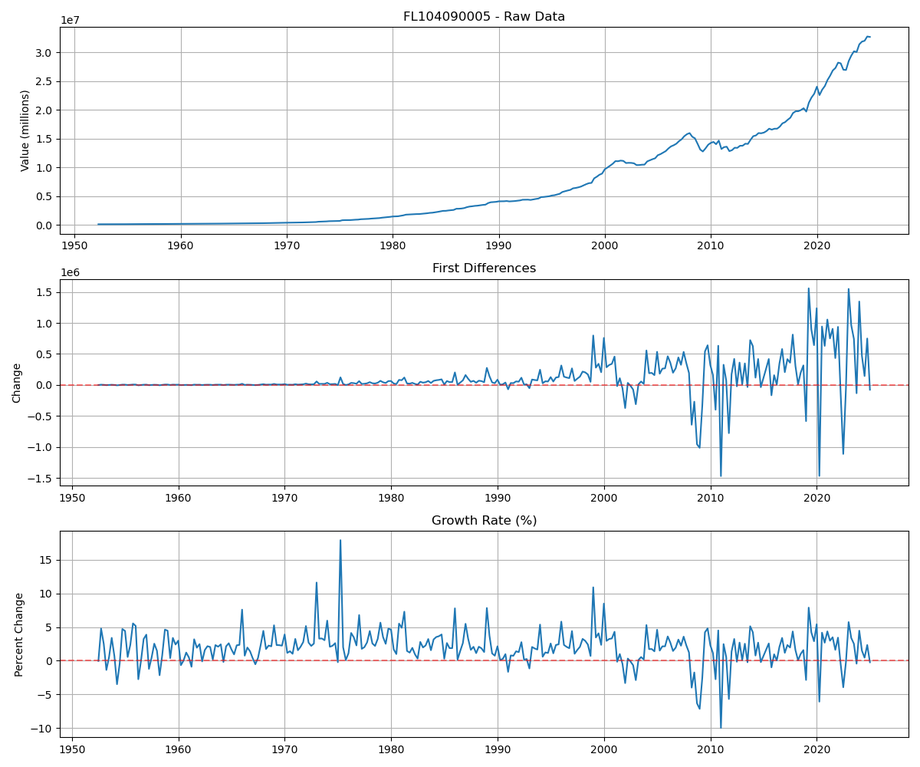
#> input picture temp/debug_raw_series.png, 920 x 767 px, shrunk from 1200 x 1000 before the run; its folder holds only this picture in this run
$ python -i unified_sfc_kalman.py   (imports and definitions only)
#> lines starting #> are read from the running program, lines starting #| are printed output that depends on the picture
# ==============================================================================
# FILE: src/models/unified_sfc_kalman.py
# ==============================================================================
"""
Unified SFC Kalman Filter with full stock-flow consistency.
Integrates Z1 data, FWTW bilateral positions, and enforces accounting identities.
"""

import numpy as np
import pandas as pd
import logging
from typing import Dict, Optional, Tuple, List, Set
from pathlib import Path

# Import the new SFC Kalman filter
from .sfc_kalman_filter import SFCKalmanFilter
from .sfc_projection import SFCProjection

# Import utilities
from src.network.fwtw_z1_mapper import FWTWtoZ1Mapper
from src.utils.network_discovery import NetworkDiscovery
from src.utils.formula_parser import FormulaParser

logger = logging.getLogger(__name__)


class UnifiedSFCKalmanFilter:
    """
    Production-ready SFC Kalman filter with full constraint enforcement.
    """

    def __init__(self, data: pd.DataFrame,
                 formulas: Dict = None,
                 fwtw_data: Optional[pd.DataFrame] = None,
                 sfc_config: Optional[Dict] = None,
                 **kwargs):
        """
        Initialize Unified SFC Kalman Filter.

        Parameters:
        -----------
        data : pd.DataFrame
            Z.1 time series data (stocks and flows)
        formulas : Dict
            Z.1 accounting formulas
        fwtw_data : pd.DataFrame
            FWTW bilateral position data
        sfc_config : Dict
            Configuration for SFC constraints
        **kwargs :
            Additional parameters for Kalman filter
        """

        self.original_data = data.copy()
        self.formulas = formulas or {}
        self.fwtw_raw = fwtw_data
        self.sfc_config = sfc_config or {}

        # Set default configuration
        self._set_default_config()

        # Process FWTW data
        self._process_fwtw_data()

        # Calculate bilateral flows from FWTW
        self._calculate_bilateral_flows()

        # Check data completeness
        self._check_data_completeness()

        # Initialize the SFC Kalman filter
        # Extract specific kwargs to avoid duplication
        filter_kwargs = kwargs.copy()
        filter_kwargs.pop('error_variance_ratio', None)  # Remove if exists
        filter_kwargs.pop('normalize_data', None)  # Remove if exists

        self.filter_model = SFCKalmanFilter(
            data=data,
            formulas=formulas,
            fwtw_data=self.fwtw_mapped,
            error_variance_ratio=kwargs.get('error_variance_ratio', 0.01),
            normalize_data=kwargs.get('normalize_data', True),
            enforce_sfc=self.sfc_config['enforce_sfc'],
            **filter_kwargs
        )

        # Add bilateral constraints to projection system
        if self.filter_model.projector and self.bilateral_flows is not None:
            self._add_bilateral_constraints()

        logger.info("Unified SFC Kalman Filter initialized successfully")

    def _set_default_config(self):
        """Set default configuration values."""
        defaults = {
            'enforce_sfc': True,
            'enforce_fwtw': True,
            'enforce_market_clearing': True,
            'fwtw_weight': 0.3,
            'market_clearing_weight': 0.1,
            'stock_flow_weight': 0.5,
            'bilateral_weight': 0.3,
            'require_fwtw_overlap': False,
            'min_overlap_fraction': 0.0,
            'include_all': True
        }

        for key, value in defaults.items():
            self.sfc_config.setdefault(key, value)

    def _process_fwtw_data(self):
        """Process and map FWTW data to Z1 series."""

        if self.fwtw_raw is None:
            self.fwtw_mapped = None
            self.fwtw_data = None
            return

        try:
            mapper = FWTWtoZ1Mapper()

            # Validate and standardize FWTW
            self.fwtw_data = mapper.validate_and_standardize_fwtw(self.fwtw_raw)

            # Map to Z1 series
            self.fwtw_mapped = mapper.map_to_z1_series(
                self.fwtw_data,
                set(self.original_data.columns),
                include_all=self.sfc_config['include_all']
            )

            if len(self.fwtw_mapped) == 0:
                logger.warning("No FWTW positions could be mapped to Z1 series")
            else:
                logger.info(f"Mapped {len(self.fwtw_mapped)} FWTW positions")

        except Exception as e:
            logger.error(f"Error processing FWTW data: {e}")
            self.fwtw_mapped = None
            self.fwtw_data = None

    def _calculate_bilateral_flows(self):
        """Calculate bilateral flows from FWTW stock changes."""

        if self.fwtw_mapped is None or len(self.fwtw_mapped) == 0:
            self.bilateral_flows = None
            return

        logger.info("Calculating bilateral flows from FWTW...")

        # Group by date and calculate flows
        dates = sorted(self.fwtw_mapped['date'].unique())

        if len(dates) < 2:
            logger.warning("Insufficient dates for flow calculation")
            self.bilateral_flows = None
            return

        flows = []

        for i in range(1, len(dates)):
            prev_date = dates[i-1]
            curr_date = dates[i]

            # Get positions
            prev_pos = self.fwtw_mapped[self.fwtw_mapped['date'] == prev_date]
            curr_pos = self.fwtw_mapped[self.fwtw_mapped['date'] == curr_date]

            # Create keys for matching
            prev_pos = prev_pos.copy()
            curr_pos = curr_pos.copy()

            prev_pos['key'] = (prev_pos['holder_code'].astype(str) + '_' +
                              prev_pos['issuer_code'].astype(str) + '_' +
                              prev_pos['instrument_code'].astype(str))

            curr_pos['key'] = (curr_pos['holder_code'].astype(str) + '_' +
                              curr_pos['issuer_code'].astype(str) + '_' +
                              curr_pos['instrument_code'].astype(str))

            # Merge and calculate flows
            merged = pd.merge(
                prev_pos[['key', 'level']],
                curr_pos[['key', 'level']],
                on='key',
                how='outer',
                suffixes=('_prev', '_curr')
            )

            merged['level_prev'] = merged['level_prev'].fillna(0)
            merged['level_curr'] = merged['level_curr'].fillna(0)
            merged['flow'] = merged['level_curr'] - merged['level_prev']
            merged['date'] = curr_date

            # Parse key back to components
            merged['holder_code'] = merged['key'].str.split('_').str[0]
            merged['issuer_code'] = merged['key'].str.split('_').str[1]
            merged['instrument_code'] = merged['key'].str.split('_').str[2]

            flows.append(merged[['date', 'holder_code', 'issuer_code',
                                'instrument_code', 'flow']])

        if flows:
            self.bilateral_flows = pd.concat(flows, ignore_index=True)
            logger.info(f"Calculated {len(self.bilateral_flows)} bilateral flows")

            # Summary statistics
            total_positive = (self.bilateral_flows['flow'] > 0).sum()
            total_negative = (self.bilateral_flows['flow'] < 0).sum()
            total_zero = (self.bilateral_flows['flow'] == 0).sum()

            logger.info(f"  Positive flows: {total_positive}")
            logger.info(f"  Negative flows: {total_negative}")
            logger.info(f"  Zero flows: {total_zero}")
        else:
            self.bilateral_flows = None

    def _check_data_completeness(self):
        """Check data completeness for SFC analysis."""

        # Count series by type
        n_stocks = len([s for s in self.original_data.columns
                       if s.startswith('FA') or s.startswith('FL')])
        n_flows = len([s for s in self.original_data.columns
                      if s.startswith('FU') or s.startswith('FR')])

        # Check stock-flow pairs
        stock_flow_pairs = []
        for series in self.original_data.columns:
            if series.startswith('FA'):
                flow = 'FU' + series[2:]
                if flow in self.original_data.columns:
                    stock_flow_pairs.append((series, flow))
            elif series.startswith('FL'):
                flow = 'FR' + series[2:]
                if flow in self.original_data.columns:
                    stock_flow_pairs.append((series, flow))

        # Check FWTW coverage
        fwtw_coverage = 0.0
        if self.fwtw_mapped is not None:
            # Count how many Z1 series have FWTW data
            fwtw_series = set()
            if 'asset_series' in self.fwtw_mapped.columns:
                fwtw_series.update(self.fwtw_mapped['asset_series'].dropna().unique())
            if 'liability_series' in self.fwtw_mapped.columns:
                fwtw_series.update(self.fwtw_mapped['liability_series'].dropna().unique())

            available_series = set(self.original_data.columns)
            matched = fwtw_series & available_series

            if len(available_series) > 0:
                fwtw_coverage = len(matched) / len(available_series)

        logger.info("Data completeness check:")
        logger.info(f"  Stock series: {n_stocks}")
        logger.info(f"  Flow series: {n_flows}")
        logger.info(f"  Stock-flow pairs: {len(stock_flow_pairs)}")
        logger.info(f"  FWTW coverage: {fwtw_coverage:.1%}")

        if len(stock_flow_pairs) == 0:
            logger.warning("No stock-flow pairs found - SFC constraints cannot be enforced")

        self.data_completeness = {
            'n_stocks': n_stocks,
            'n_flows': n_flows,
            'n_pairs': len(stock_flow_pairs),
            'fwtw_coverage': fwtw_coverage
        }

    # [103 lines left out: functions _add_bilateral_constraints, filter, _validate_results, not called in this run]

    def get_filtered_series(self, results) -> Dict[str, pd.DataFrame]:
        """Extract filtered and smoothed series from results."""
        return self.filter_model.get_filtered_series(results)

    def get_bilateral_flows(self) -> Optional[pd.DataFrame]:
        """Get calculated bilateral flows."""
        return self.bilateral_flows

    def get_data_completeness(self) -> Dict:
        """Get data completeness metrics."""
        return self.data_completeness

>>> import cv2
>>> picture = cv2.imread('../../temp/debug_raw_series.png', cv2.IMREAD_GRAYSCALE)
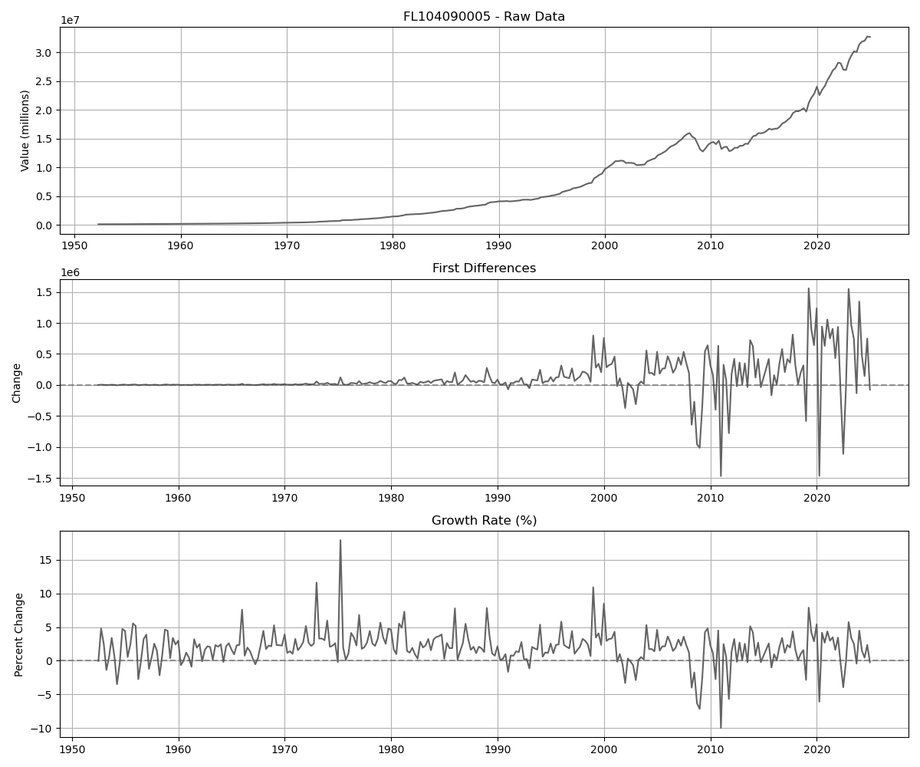
#> picture: shape (767, 920); min 0, max 255, mean 245.6
>>> result = UnifiedSFCKalmanFilter(picture).filter()
#> (the run stopped early here; a loop or call above may not have finished)

$ run again, on temp/adjusted_forecast.png
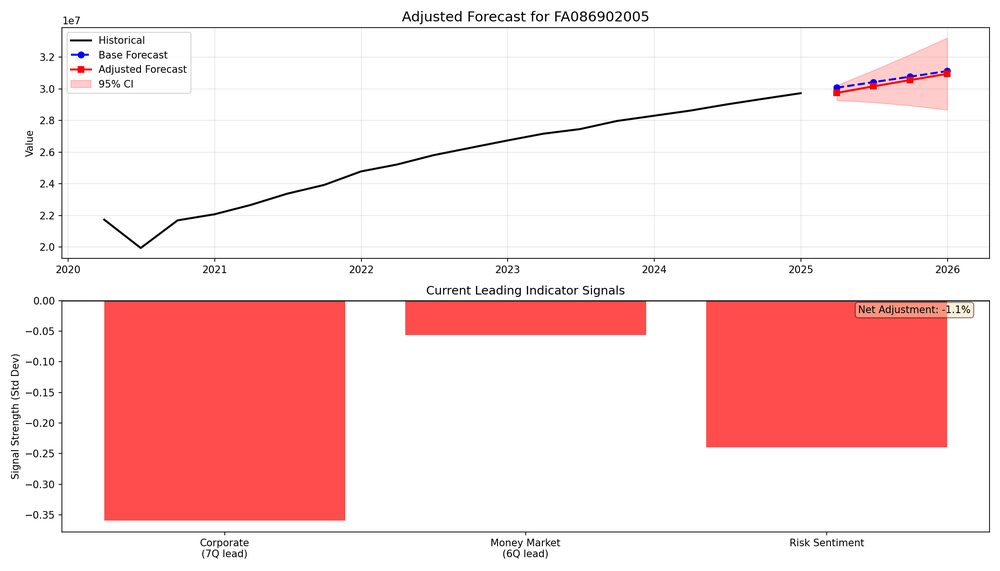
#> input picture temp/adjusted_forecast.png, 1000 x 571 px, shrunk from 2100 x 1200 before the run
#> `picture = cv2.imread('../../temp/debug_raw_series.png', cv2.IMREAD_GRA..`:
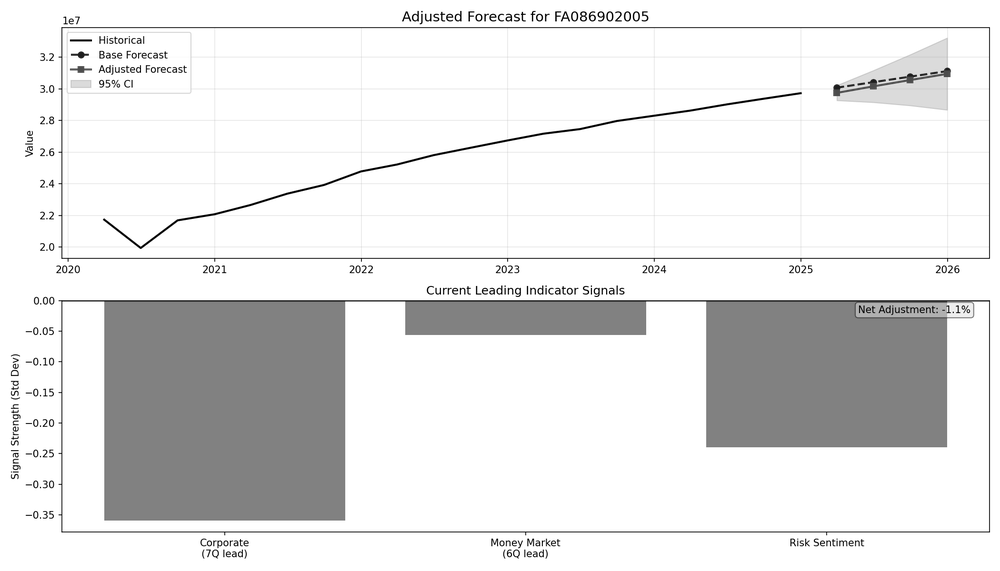
#> picture: shape (571, 1000); min 0, max 255, mean 228.5

$ run again, on temp/corporate_indicator_monitor.png
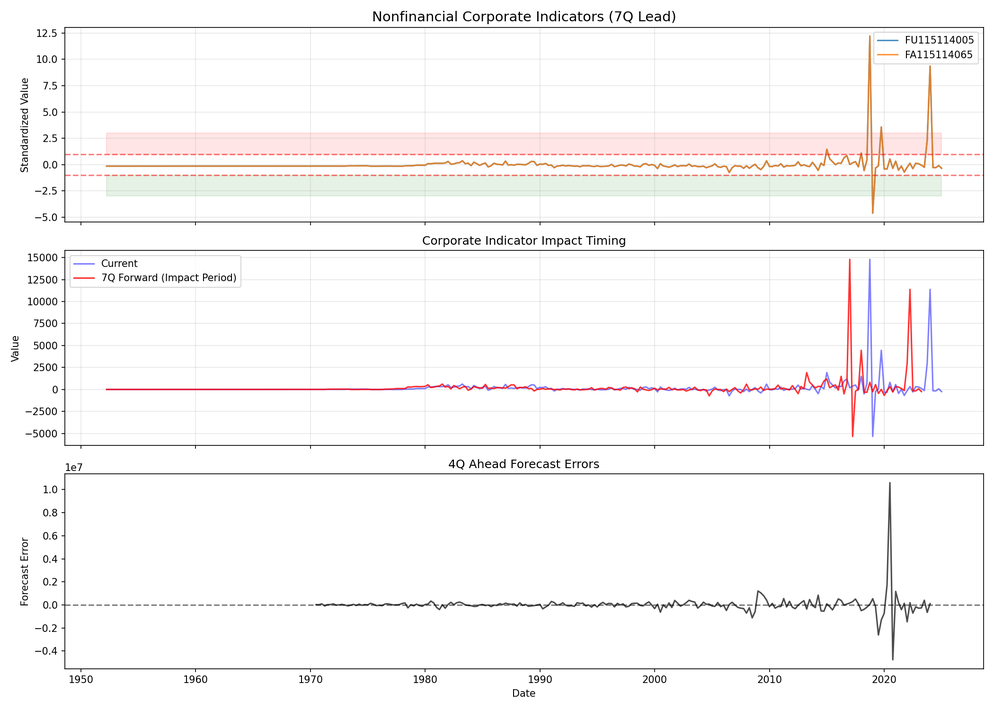
#> input picture temp/corporate_indicator_monitor.png, 994 x 710 px, shrunk from 2100 x 1500 before the run
#> `picture = cv2.imread('../../temp/debug_raw_series.png', cv2.IMREAD_GRA..`:
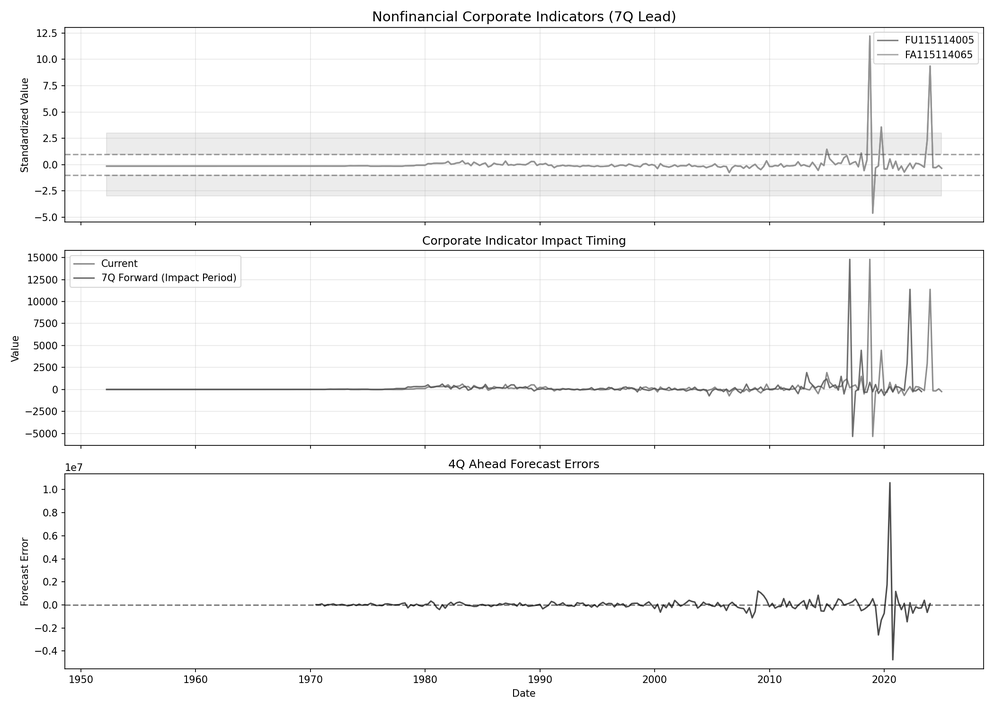
#> picture: shape (710, 994); min 0, max 255, mean 247.5
